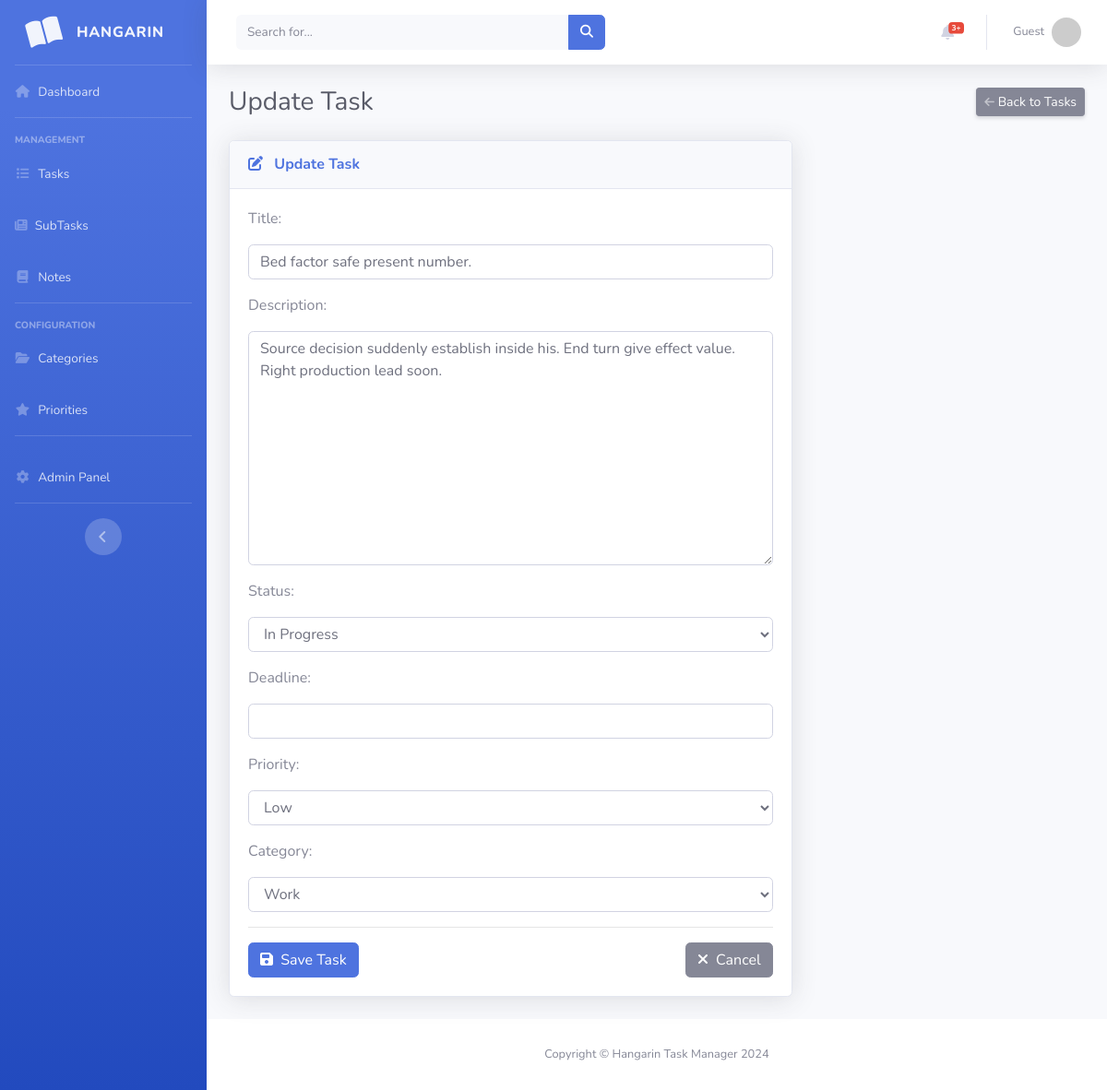
The page /task_list/9/ on the database as committed earlier.
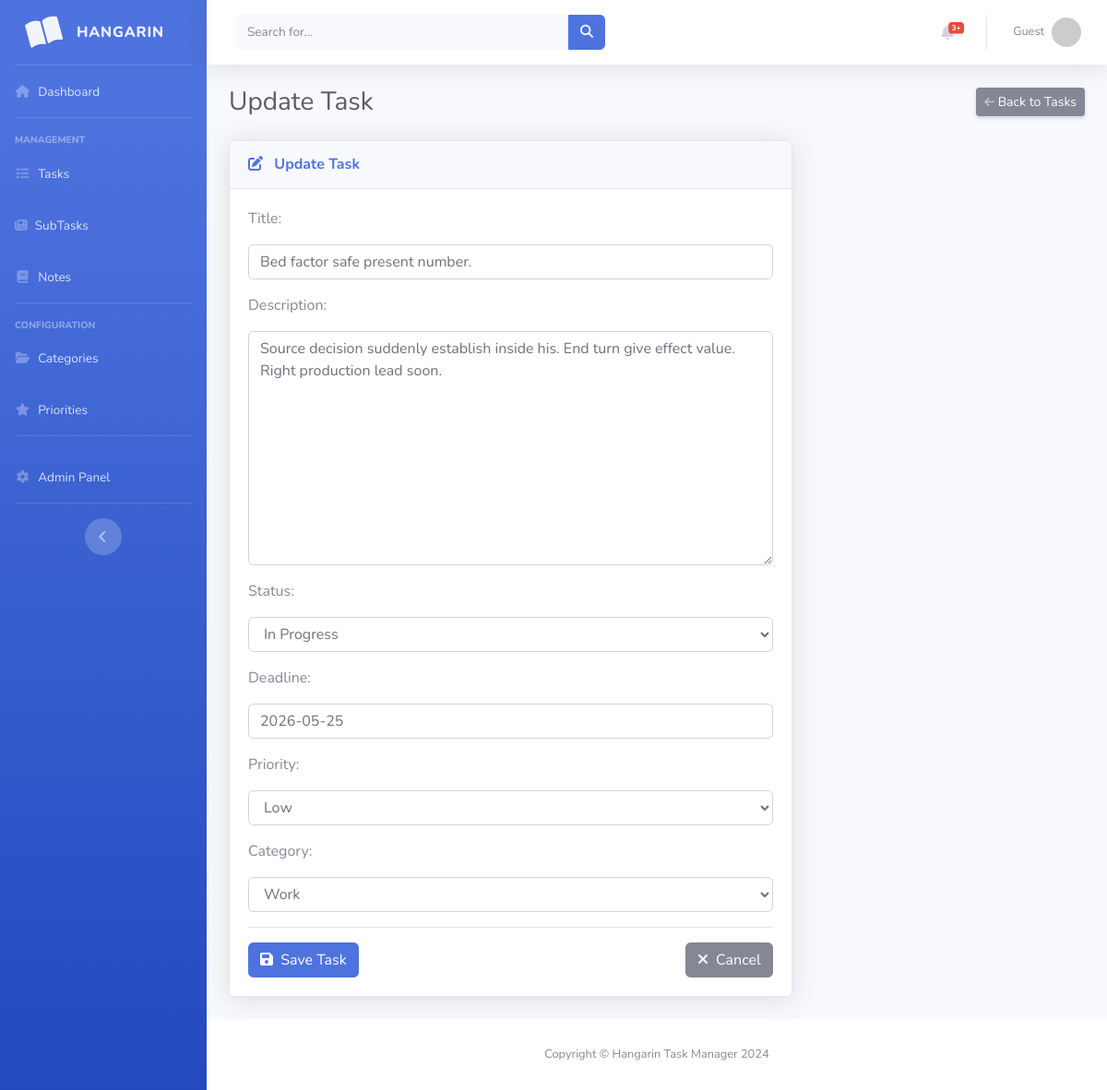
The same page on the database as committed later.
### taskmanager/models.py (models this page shows, shortened)
class BaseModel(models.Model):
    created_at = models.DateTimeField(auto_now_add=True)
    updated_at = models.DateTimeField(auto_now=True)
    class Meta:
        abstract = True

class Task(BaseModel):
    title = models.CharField(max_length=200)
    description = models.TextField()
    status = models.CharField(
        max_length=50,
        choices=[
            ("Pending", "Pending"),
            ("In Progress", "In Progress"),
            ("Completed", "Completed"),
        ],
        default="Pending"
    )
    deadline = models.DateField()
    priority = models.ForeignKey(Priority, on_delete=models.CASCADE)
    category = models.ForeignKey(Category, on_delete=models.CASCADE)

### taskmanager/views.py (the view)
# urls.py: path('task_list/<int:pk>/', TaskUpdateView.as_view(), name='task-update'),
class TaskUpdateView(UpdateView):
    model = Task
    form_class = TaskForm
    template_name = 'task_form.html'
    success_url = reverse_lazy('task-list')

### taskmanager/forms.py
class TaskForm(ModelForm):
    class Meta:
        model = Task
        fields = "__all__"

### taskmanager/models.py (called while the page is built)
    def __str__(self):
        return self.name

    def __str__(self):
        return self.name

### templates/task_form.html (shortened to what this page needs)
{% extends 'base.html' %}
{% load static %}
{% block content %}
<div class="d-sm-flex align-items-center justify-content-between mb-4">
    <h1 class="h3 mb-0 text-gray-800">{% if object %}Update Task{% else %}Add New Task{% endif %}</h1>
    <a href="{% url 'task-list' %}" class="d-none d-sm-inline-block btn btn-sm btn-secondary shadow-sm">
         Back to Tasks
    </a>
</div>
<div class="row">
    <div class="col-lg-8">
        <div class="card shadow mb-4">
            <div class="card-header py-3">
                <h6 class="m-0 font-weight-bold text-primary">
                    <i class="fas fa-{% if object %}edit{% else %}plus{% endif %} mr-2"></i>
                    {% if object %}Update Task{% else %}Add New Task{% endif %}
                </h6>
            </div>
            <div class="card-body">
                <form method="post" novalidate>
                    {% include 'includes/form.html' %}
                    <hr>
                    <div class="d-flex justify-content-between">
                        <button type="submit" class="btn btn-primary">
                            <i class="fas fa-save mr-1"></i> Save Task
                        </button>
                        <a href="{% url 'task-list' %}" class="btn btn-secondary">
                            <i class="fas fa-times mr-1"></i> Cancel
                        </a>
                    </div>
                </form>
            </div>
        </div>
    </div>
</div>
{% endblock %}

### templates/includes/form.html (shortened to what this page needs)
{% load widget_tweaks %}
{% for field in form %}
<div class="field item form-group">
    <label>{{ field.label_tag }}</label>
    <div class="form-group">
        {% render_field field class="form-control" %}
    </div>
</div>
{% endfor %}

Rows that differ between the two databases and show on the page:
changed Task "Bed factor safe present number.": deadline (not shown) → "2026-05-25"
